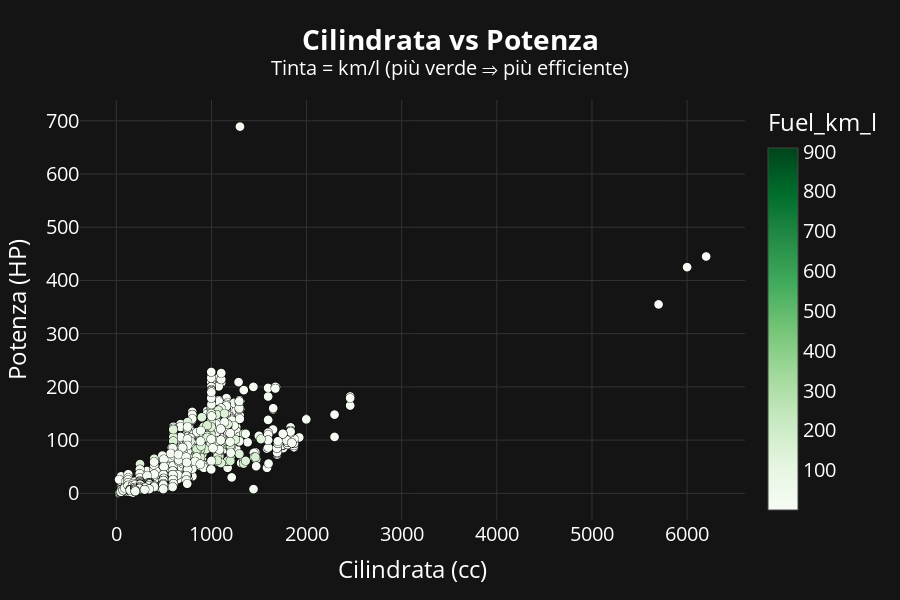

The cell this chart's notebook holds for it:
### Code cell
# efficienza “km con 1 litro” – più alto ⇒ più verde
df["Fuel_km_l"] = 100 / df["Fuel_l_100"]

# 2. PREZZI ADEGUATI ALL’INFLAZIONE
cpi = {
    2019: 103.1, 2020: 104.2, 2021: 109.0, 2022: 119.0, 2023: 124.5, 2024: 128.0
}
current_cpi = max(cpi.values())  
df["Price_adj"] = (
    df
    .dropna(subset=["Year", "Price_raw"])
    .apply(lambda r: r.Price_raw * current_cpi / cpi.get(int(r.Year), current_cpi),
            axis=1)
) # ── 1. Colonne “green” / inflazione  ─────────────────────────────────────────
df["Fuel_l_100"] = df["Fuel consumption"].str.extract(r"([\d\.]+)").astype(float)
df["CO2_g_km"]   = df["Greenhouse gases"].str.extract(r"([\d\.]+)").astype(float)
df["Fuel_km_l"]  = 100 / df["Fuel_l_100"]

# Scatter “verde” (niente prezzi / inflazione)
fig_scatter = px.scatter(
    df.dropna(subset=["Displacement_cc", "HP", "Fuel_km_l"]),
    x="Displacement_cc",
    y="HP",
    color="Fuel_km_l",
    color_continuous_scale="Greens",
    hover_data=["Model", "Year", "Fuel_l_100", "Fuel_km_l"],
    title="<b>Cilindrata vs Potenza</b><br><sup>Tinta = km/l (più verde ⇒ più efficiente)</sup>",
    height=600
)
fig_scatter.update_traces(marker=dict(size=9, line=dict(width=0.5, color="black")))
fig_scatter.update_xaxes(title="Cilindrata (cc)")
fig_scatter.update_yaxes(title="Potenza (HP)")
set_theme(fig_scatter).show()

### Figure 1 — Plotly figure (JSON) as saved in the notebook; plotly's stock layout.template omitted (floating-point values rounded to 4 significant figures; data arrays with more than 128 entries replaced by an {"elided": "..."} marker saying what was removed)
{"data": [{"customdata": {"elided": "4465x4 mixed values"}, "hovertemplate": "Displacement_cc=%{x}<br>HP=%{y}<br>Model=%{customdata[0]}<br>Year=%{customdata[1]}<br>Fuel_l_100=%{customdata[2]}<br>Fuel_km_l=%{marker.color}<extra></extra>", "legendgroup": "", "marker": {"color": {"elided": "4465 float values"}, "coloraxis": "coloraxis", "line": {"color": "black", "width": 0.5}, "size": 9, "symbol": "circle"}, "mode": "markers", "name": "", "showlegend": false, "type": "scattergl", "x": {"elided": "4465 float values"}, "xaxis": "x", "y": {"elided": "4465 int values"}, "yaxis": "y"}], "layout": {"coloraxis": {"colorbar": {"title": {"text": "Fuel_km_l"}}, "colorscale": [[0, "rgb(247,252,245)"], [0.125, "rgb(229,245,224)"], [0.25, "rgb(199,233,192)"], [0.375, "rgb(161,217,155)"], [0.5, "rgb(116,196,118)"], [0.625, "rgb(65,171,93)"], [0.75, "rgb(35,139,69)"], [0.875, "rgb(0,109,44)"], [1, "rgb(0,68,27)"]]}, "font": {"color": "white", "size": 20}, "height": 600, "legend": {"bgcolor": "rgba(0,0,0,0)", "tracegroupgap": 0}, "paper_bgcolor": "#141415", "plot_bgcolor": "#141415", "title": {"text": "<b>Cilindrata vs Potenza</b><br><sup>Tinta = km/l (più verde ⇒ più efficiente)</sup>"}, "xaxis": {"anchor": "y", "domain": [0, 1], "gridcolor": "#333333", "title": {"text": "Cilindrata (cc)"}, "zerolinecolor": "#333333"}, "yaxis": {"anchor": "x", "domain": [0, 1], "gridcolor": "#333333", "title": {"text": "Potenza (HP)"}, "zerolinecolor": "#333333"}}}
